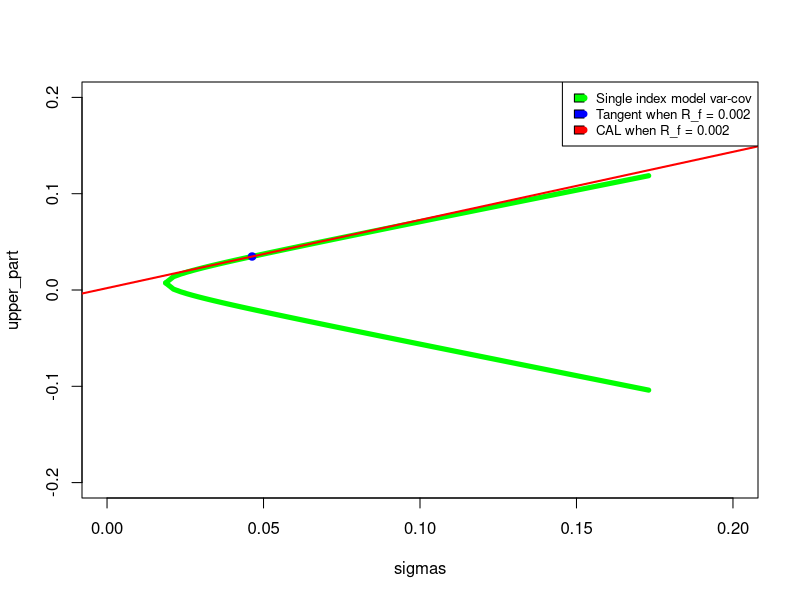

Write the R code that produced this figure.
## ---- chunk 1
a_all <- read.csv("stockData.csv", sep=",", header=TRUE) 

# Use 5 year data to train 
a_period1 <- a_all[1:60,] 
r_period1 <- (a_period1[-1,4:ncol(a_period1)]-a_period1[-nrow(a_period1),4:ncol(a_period1)])/a_period1[-nrow(a_period1),4:ncol(a_period1)] # return of stocks
r_m_period1 <- (a_period1[-1,3]-a_period1[-nrow(a_period1),3])/a_period1[-nrow(a_period1),3] # return of market

#use test data to compute actual predictions
a_period2 <- a_all[61:nrow(a_all),]
r_period2 <- (a_period1[-1,4:ncol(a_period1)]-a_period1[-nrow(a_period1),4:ncol(a_period1)])/a_period1[-nrow(a_period1),4:ncol(a_period1)] # return of stocks
r_m_period2 <- (a_period1[-1,3]-a_period1[-nrow(a_period1),3])/a_period1[-nrow(a_period1),3] # return of market

n_stocks = 30

#Compute period 1 betas
mean_Rm_period1 = mean(r_m_period1)
var_Rm_period1 <- var(r_m_period1)
stdev_Rm_period1 <- var_Rm_period1^.5
mean_Ri_period1 = colMeans(r_period1)

betas_period1 = rep(0,n_stocks)
alphas_period1 = rep(0,n_stocks)
var_es_period1 = rep(0,n_stocks)
var_betas_period1 = rep(0,n_stocks)

for (i in 1:n_stocks){
  fit <- lm(r_period1[,i] ~ r_m_period1)
  betas_period1[i] = fit$coefficients[2]
  alphas_period1[i] = fit$coefficients[1]
  var_es_period1[i] = sum(fit$residuals^2)/ (nrow(r_period1) - 2)
  var_betas_period1[i] = vcov(fit)[2,2]
}
#Compute period 2 betas
mean_Rm_period2 = mean(r_m_period2)
var_Rm_period2 <- var(r_m_period2)
stdev_Rm_period2 <- var_Rm_period2^.5
mean_Ri_period2 = colMeans(r_period2)

betas_period2 = rep(0,n_stocks)
alphas_period2 = rep(0,n_stocks)
var_es_period2 = rep(0,n_stocks)
var_betas_period2 = rep(0,n_stocks)

for (i in 1:n_stocks){
  fit <- lm(r_period2[,i] ~ r_m_period2)
  betas_period2[i] = fit$coefficients[2]
  alphas_period2[i] = fit$coefficients[1]
  var_es_period2[i] = sum(fit$residuals^2)/ (nrow(r_period2) - 2)
  var_betas_period2[i] = vcov(fit)[2,2]
}

## ---- chunk 2
#Construct covariance matrix of SIM 
covariance_matrix_period1 = matrix(0,n_stocks,n_stocks)
for (i in 1:n_stocks)
{
  for(j in 1:n_stocks){
    if(i == j)
    {
      covariance_matrix_period1[i,j] = betas_period1[i] * betas_period1[i] * var_Rm_period1 + var_es_period1[i]
    }else{
      covariance_matrix_period1[i,j] = betas_period1[i] * betas_period1[j] * var_Rm_period1
    }
  }
}

inv_covmat_single_index = solve(covariance_matrix_period1)
ones = rep(1,n_stocks)

A = as.numeric(t(mean_Ri_period1) %*% inv_covmat_single_index %*% ones) 
B = as.numeric(t(mean_Ri_period1) %*% inv_covmat_single_index %*% mean_Ri_period1) 
C = as.numeric(t(ones)  %*% inv_covmat_single_index %*% ones) 
D = B*C - A^2

E <- seq(-0.2,0.2,.001)

sigmas <- sqrt(seq(1/C,0.03,.0001)) 
upper_part <- (A + sqrt(D*(C*sigmas^2 - 1)))*(1/C) 
lower_part <- (A - sqrt(D*(C*sigmas^2 - 1)))*(1/C) 

plot(sigmas, upper_part, lwd=5,type = "l",col = "green",xlim = c(0, 0.2), ylim= c(-0.2,0.2)) 
lines(sigmas,lower_part, lwd=5,type = "l",col = "green")

R_f = 0.002
R = mean_Ri_period1 - R_f

Z = inv_covmat_single_index %*% R
x_G = Z / sum(Z)

print("Composition of tangent")
print(x_G)


varg <- t(x_G) %*% covariance_matrix_period1 %*% x_G 
Rg <- t(x_G) %*% mean_Ri_period1 
sigmag <- sqrt(varg)
points(sigmag,Rg, pch=19,lwd=1,col="blue")
abline(a = R_f, b = (Rg - R_f)/sigmag , lwd = 2, col = "red")


legend("topright", 
       legend=c("Single index model var-cov","Tangent when R_f = 0.002", "CAL when R_f = 0.002"),
       col=c("green","blue","red"),
       pch = 19,
       fill =c("green","blue","red"),
       cex=0.8)

## ---- chunk 3
# Blume 
# Use both periods to adjust betas
fit = lm(betas_period2 ~ betas_period1)
beta_adj_blume = fit$coef[1] + fit$coef[2] * betas_period2

print("Adjusted betas using blume technique")
print(beta_adj_blume)

# Vasicek
# In this part period 2 is the forecasted period and period 1 is the historical period
# So we do not use period 2 to adjust betas


vasicek_term_1 = var_betas_period1*mean(betas_period1)/(var(betas_period1)+var_betas_period1)
vasicek_term_2 = var(betas_period1)*betas_period1/(var(betas_period1)+var_betas_period1)
beta_adj_vasicek <- vasicek_term_1 + vasicek_term_2
print("Adjusted betas using vasicek technique")
print(beta_adj_vasicek)
## ---- chunk 4
PRESS_direct = sum((beta_adj_vasicek - betas_period2)^2)/(n_stocks)

fit <- lm(betas_period2 ~ beta_adj_vasicek)
beta_regress = fit$coefficients[2]
r2 = summary(fit)$r.squared

#Bias Component
term1 = (mean(betas_period2) - mean(beta_adj_vasicek))^2
print("BIAS term:")
print(term1)

Sa2 <- (29/30)*var(betas_period2)
Sp2 <- (29/30)*var(beta_adj_vasicek)

term2 = ((1-as.numeric(beta_regress))^2)*Sp2
print("Inefficiency")
print(term2)
term3 = (1-r2)*Sa2
print("Random error")
print(term3)
PRESS_indirect = term1 + term2 + term3
print("Press with decomposition")
print(PRESS_indirect)
print("Press direct")
print(PRESS_direct)
